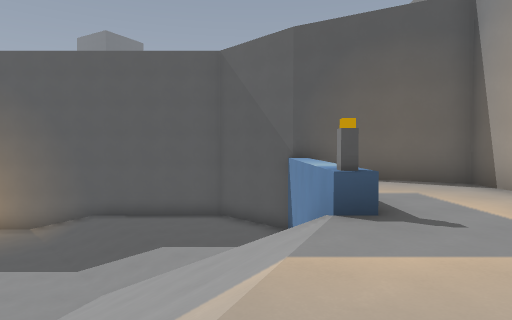
view 1 (above)

12 first-person views from a walk through a Godot game level. The camera is 1.5 m above the floor, tilts 2° down and sees 75° across. The floor is counted in squares, 2 m on a side. Each view is taken from the middle of a square. On the plan, view 1 faces up. The plan holds only what a view shows up to about 11 squares ahead; the rest is blank. The place goes on beyond the plan. Characters and animated objects are left out. Surface patterns are stand-ins for the level's own textures.

view 2
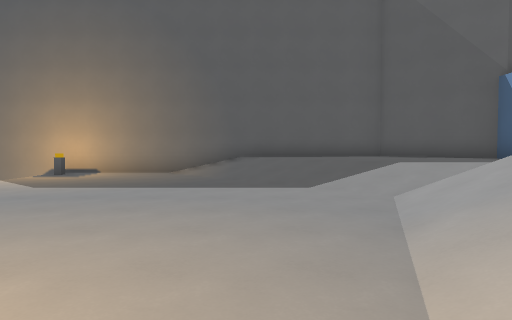

view 3
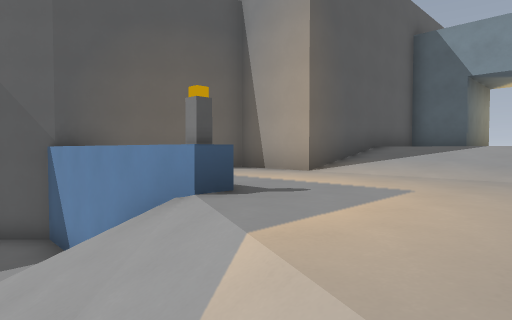

view 4
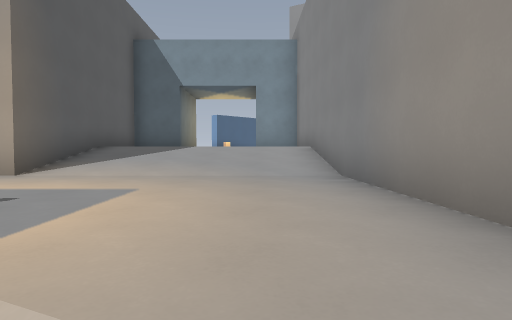

view 5
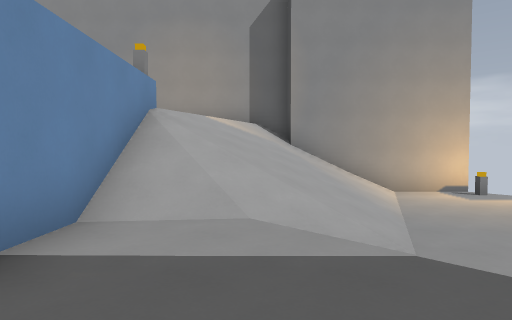

view 6
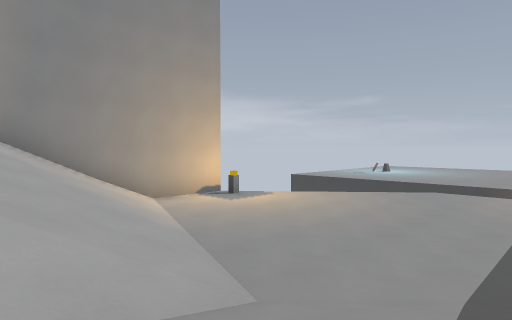

view 7
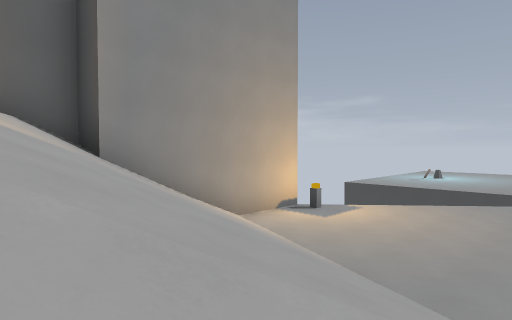

view 8
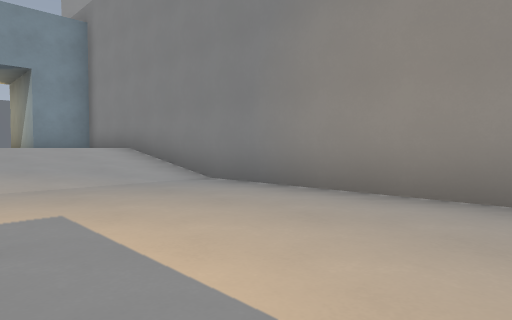

view 9
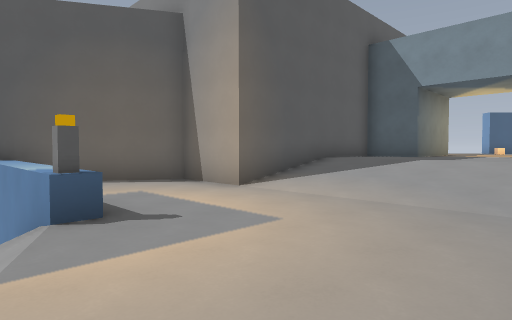

view 10
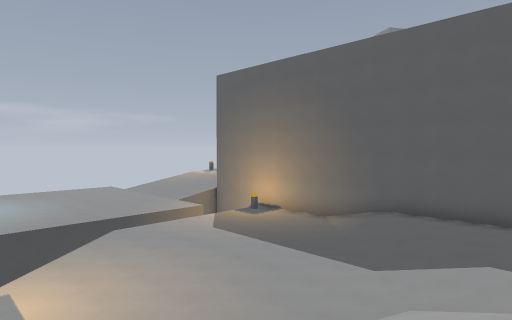

view 11
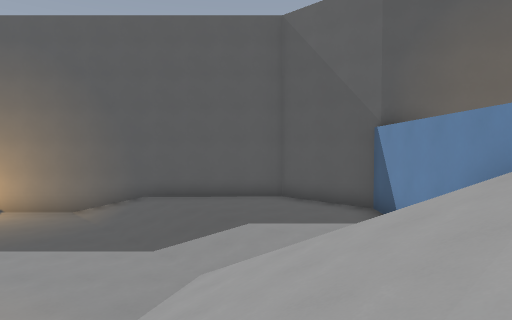

view 12
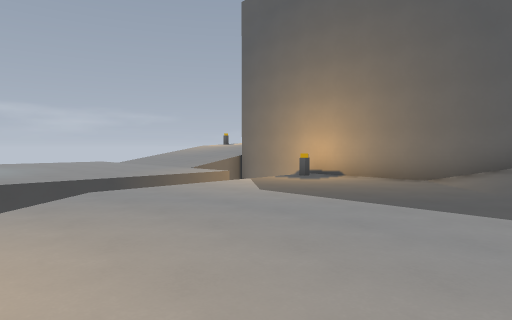

### Floor plan
Key: @ floor where view 1 was taken; # wall or solid block; . main floor; : floor 1 m higher than the main floor; + floor 4 m higher than the main floor; * floor 5 m higher than the main floor; / step, stairs or slope; ^ raised ledge; P post.
Columns run from 12 left of view 1 to 12 right of it. Each row starts with its distance up from view 1.
 11 #P###########
 10  P....//::::##
  9   .....//::::##
  8   ......//:::^ ##
  7   .......//::^ +##
  6   .......////^+++#
  5   .......////^+++######
  4    ......////P+++///**###
  3    ...../////++++///*****
  2     ..../////++++///*****
  1      P..////+++++///**###
  0      ######/@++++///  #
 -1           ############

Positions as (right, up) in squares from view 1, and headings:
1: (0, 0), facing up
2: (-5, 1), facing up
3: (-1, 1), facing up-right
4: (-1, 1), facing right
5: (-1, 10), facing down
6: (-1, 8), facing down-left
7: (0, 6), facing down-left
8: (0, 3), facing down-right
9: (0, 0), facing up-right
10: (-1, 1), facing up-left
11: (-2, 1), facing up
12: (-5, 3), facing up-left
